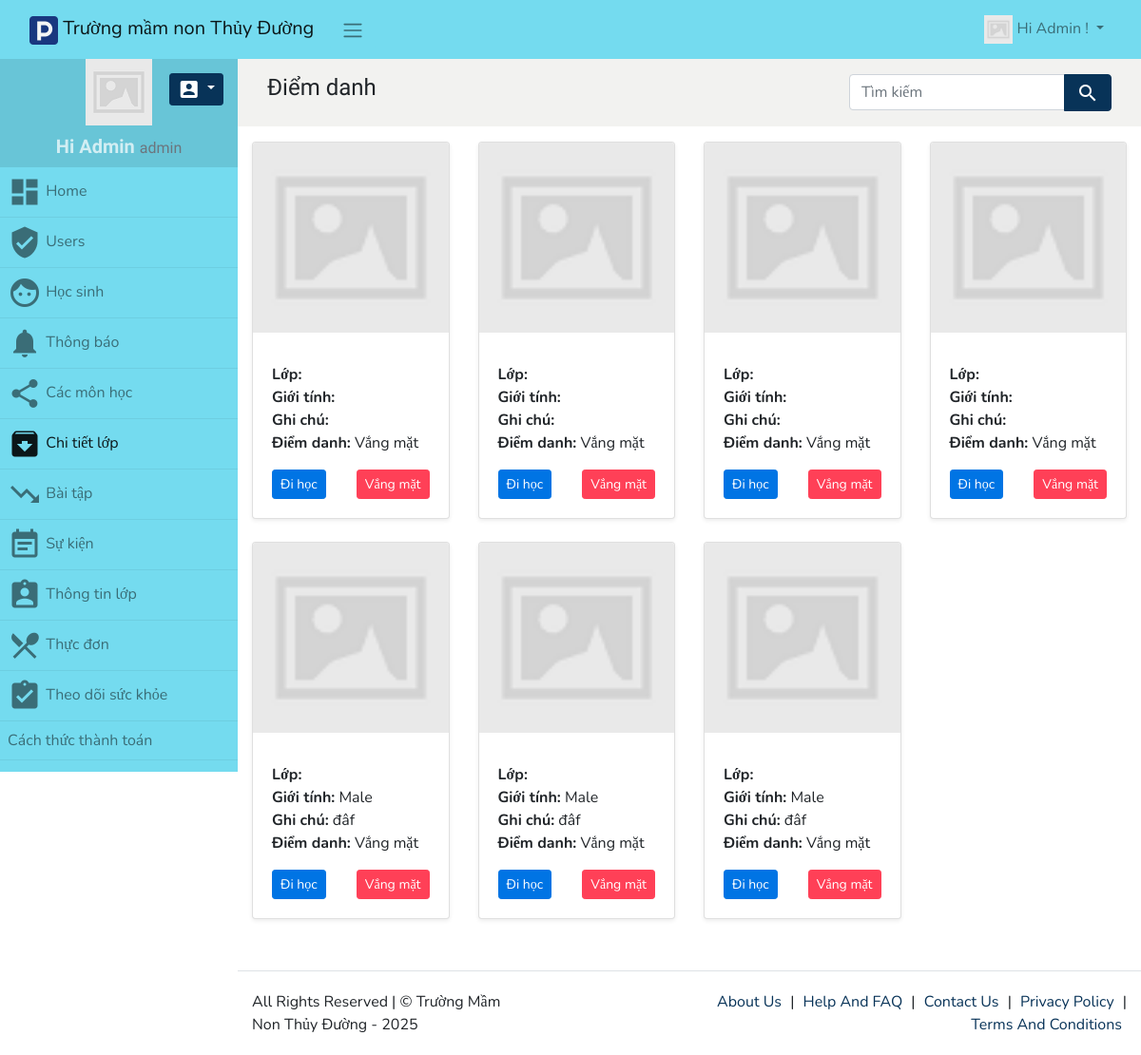
/class_detail (signed in), run on the app's committed database.
### tables this page shows
CREATE TABLE `class_detail` (
  `id` int(11) NOT NULL,
  `photo` varchar(255) NOT NULL,
  `gender` varchar(255) DEFAULT NULL,
  `class` varchar(255) DEFAULT NULL,
  `note` varchar(255) DEFAULT NULL,
  `attendance` enum('yes','no') DEFAULT 'no',
  `id_student` int(11) DEFAULT NULL,
  `assigned_teacher` varchar(255) NOT NULL,
  `student_name` varchar(255) NOT NULL,
  `id_class` int(11) DEFAULT NULL,
  `year` int(11) DEFAULT NULL
);

### app/controllers/Class_detailController.php (called while the page is built, shortened)
<?php
class class_detailController extends SecureController{
	function index($fieldname = null , $fieldvalue = null){
		$request = $this->request;
		$db = $this->GetModel();
		$tablename = "class_detail";
		$fields = array("id AS id_class_detail", "id_student", "student_name","photo", "class", "gender", "assigned_teacher", "note", "attendance");
		$pagination = $this->get_pagination(MAX_RECORD_COUNT);
		if(!empty($request->orderby)){
			$db->orderBy($request->orderby, (!empty($request->ordertype) ? $request->ordertype : ORDER_TYPE));
		}else{
			$db->orderBy("id", ORDER_TYPE);
		}
		$tc = $db->withTotalCount();
		$records = $db->get($tablename, $pagination, $fields);
		$records_count = count($records);
		$total_records = intval($tc->totalCount);
		$page_limit = $pagination[1];
		$total_pages = ceil($total_records / $page_limit);
		$data = new stdClass;
		$data->records = $records;
		$data->record_count = $records_count;
		$data->total_records = $total_records;
		$data->total_page = $total_pages;
		$this->render_view("class_detail/list.php", $data);
	}
}

### index.php (called while the page is built, shortened)
<?php
	function autoloadModel($className) {
		$filename = MODELS_DIR . $className . ".php";
	}
	require(HELPERS_DIR . 'Functions.php');
	require(SYSTEM_DIR . 'BaseController.php');
	require(SYSTEM_DIR . 'BaseView.php');
	$page = new Router;
	$page->init();

### app/models/PDODb.php (called while the page is built, shortened)
<?php
class PDODb
{
    private $connectionParams = array(
        'type' => 'mysql',
        'host' => null,
        'username' => null,
        'password' => null,
        'dbname' => null,
        'port' => null,
        'charset' => null
    );
    private $groupBy = array();
    private $orderBy = array();
    private $pdo;
    private $prefix = '';
    private $query = '';
    private $queryOptions = array();
    private $returnType = PDO::FETCH_ASSOC;
    private $useGenerator = false;
    public function __construct($type, $host = null, $username = null, $password = null, $dbname = null, $port = null, $charset = null)
    {
        if (is_array($type)) {
            $this->connectionParams = $type;
        }
		elseif (is_object($type)) {
            $this->pdo = $type;
        }
		else {
            foreach ($this->connectionParams as $key => $param) {
                if (isset($$key) && !is_null($$key)) {
                    $this->connectionParams[$key] = $$key;
                }
            }
        }
		if(!empty($this->connectionParams['type'])){
			$dbType = strtolower($this->connectionParams['type']);
		}
    }
    public function connect()
    {
		$dbType = strtolower($this->connectionParams['type']);
		if($dbType == 'sqlite'){
			$this->fieldQuote = '"';
			$connectionString = 'sqlite:'.$this->connectionParams['dbname'];
			$this->pdo = new PDO($connectionString);
		}
		else{
			$connectionString = $this->connectionParams['type'].':';
			$connectionParams = ['host', 'dbname', 'port'];
			foreach ($connectionParams as $connectionParam) {
				if (!empty($this->connectionParams[$connectionParam])) {
					$connectionString .= $connectionParam.'='.$this->connectionParams[$connectionParam].';';
				}
			}
			$connectionString = rtrim($connectionString, ';');
			$options = array(
				PDO::ATTR_ERRMODE => PDO::ERRMODE_EXCEPTION,
				PDO::ATTR_PERSISTENT => false
			);
			$this->pdo = new PDO($connectionString, $this->connectionParams['username'], $this->connectionParams['password'], $options);
			$charset = $this->connectionParams['charset'];
			if(!empty($charset)){
				$this->pdo->query("SET NAMES '$charset'");
			}
		}
    }
    private function buildCondition($operator, $conditions)
    {
        if (empty($conditions)) {
            return;
        }
        $this->query .= ' '.$operator;
    }
    protected function buildGroupBy()
    {
        if (empty($this->groupBy)) {
            return;
        }
        $this->query .= " GROUP BY ";
        $this->query = rtrim($this->query, ', ')." ";
    }
    private function buildLimit($numRows)
    {
		$dbType = $this->connectionParams['type'];
		if($dbType == 'sqlsrv'){
			if (is_array($numRows)) {
				$limit = $numRows[1];
				$offset = intval($numRows[0]);
				$orderby = null;
				if(empty($this->orderBy)){
					$orderby = " ORDER BY(SELECT NULL)";
				}
				$this->query .= "$orderby OFFSET $offset ROWS FETCH NEXT $limit ROWS ONLY";
			}
		}
		else{
			if (is_array($numRows)) {
				$this->query .= ' LIMIT '.(int) $numRows[1].' OFFSET '.(int) $numRows[0];
			}
			else {
				$this->query .= ' LIMIT '.(int) $numRows;
			}
		}
	}
    private function buildOrderBy()
    {
        $this->query .= " ORDER BY ";
        foreach ($this->orderBy as $prop => $value) {
            if (strtolower(str_replace(" ", "", $prop)) == 'rand()') {
                $this->query .= "RAND(), ";
            } else {
                $this->query .= $prop." ".$value.", ";
            }
        }
        $this->query = rtrim($this->query, ', ')." ";
    }
    private function buildQuery($numRows, $tableData = null)
    {
		$this->params = [];
        return $this->prepare();
    }
    private function buildResult($stmt)
    {
		if ($stmt->columnCount () == 0){
			return $stmt->rowCount();
		}
		else{
			if ($this->useGenerator) {
				return $this->buildResultGenerator($stmt);
			}
			else {
				return $stmt->fetchAll($this->returnType);
			}
		}
    }
    private function getTableName($tableName)
    {
        return strpos($tableName, '.') !== false ? $tableName : $this->prefix.$tableName;
    }
    public function get($tableName, $numRows = null, $columns = '*')
    {
        $column = is_array($columns) ? implode(', ', $columns) : $columns;
		$dbType = $this->connectionParams['type'];
		$queryOptions = implode(' ', $this->queryOptions);
		$sqlsrvTop = "";
        $this->query = "SELECT $queryOptions $sqlsrvTop $column FROM " . $this->getTableName($tableName);
		$stmt = $this->buildQuery($numRows);
        $stmt->execute();
        $result = $this->buildResult($stmt);
        return $result;
    }
    public function orderBy($orderByField, $orderbyDirection = "DESC", $customFields = null)
    {
        $orderbyDirection = strtoupper(trim($orderbyDirection));
        $orderByField     = preg_replace("/[^-a-z0-9\.\(\),_`\*\'\"]+/i", '', $orderByField);
        $orderByField = preg_replace("/(\`)([`a-zA-Z0-9_]*\.)/", '\1'.$this->prefix.'\2', $orderByField);
        $this->orderBy[$orderByField] = $orderbyDirection;
        return $this;
    }
    public function pdo()
    {
        if (!$this->pdo) {
            $this->connect();
        }
        return $this->pdo;
    }
    private function prepare()
    {
		$query = $this->query;
        $stmt = $this->pdo()->prepare($query);
        return $stmt;
    }
    private function reset()
    {
        $this->groupBy         = [];
        $this->orderBy         = [];
        $this->query           = '';
        $this->queryOptions    = [];
    }
    public function setQueryOption($options)
    {
        if (!is_array($options)) {
            $options = [$options];
        }
        foreach ($options as $option) {
            $option = strtoupper($option);
            if ($option == 'MYSQLI_NESTJOIN') {
                $this->nestJoin = true;
            } elseif ($option == 'FOR UPDATE') {
                $this->forUpdate = true;
            } elseif ($option == 'LOCK IN SHARE MODE') {
                $this->lockInShareMode = true;
            } else {
                $this->queryOptions[] = $option;
            }
        }
        return $this;
    }
}

### libs/ACL.php (called while the page is built, shortened)
<?php
class ACL
{
	public static $exclude_page_check = array("", "index", "home", "account", "info", "masterdetail");
	public static function GetPageAccess($path)
	{
		$rp = self::$role_pages;
		if ($rp == "*") {
			return AUTHORIZED;
		} else {
			$path = strtolower(trim($path, '/'));
			$arr_path = explode("/", $path);
			$page = strtolower($arr_path[0]);
			if (in_array($page, self::$exclude_page_check)) {
				return AUTHORIZED;
			}
			$user_role = strtolower(USER_ROLE);
			if (array_key_exists($user_role, $rp)) {
				$action = (!empty($arr_path[1]) ? $arr_path[1] : "list");
				if ($rp[$user_role] == "*" || (!empty($rp[$user_role][$page]) && $rp[$user_role][$page] == "*")) {
					return AUTHORIZED;
				} else {
					if (!empty($rp[$user_role][$page]) && in_array($action, $rp[$user_role][$page])) {
						return AUTHORIZED;
					}
				}
				return FORBIDDEN;
			} else {
				return NOROLE;
			}
		}
	}
	public static function is_allowed($path)
	{
		return (self::GetPageAccess($path) == AUTHORIZED);
	}
}

### app/views/partials/class_detail/list.php (the view, shortened to what this page needs)
<?php
$page_element_id = "list-page-" . random_str();
$current_page = $this->set_current_page_link();
$view_data = $this->view_data;
$records = $view_data->records;
$show_header = $this->show_header;
?>
<section class="page" id="<?php echo $page_element_id; ?>" data-page-type="list" data-display-type="grid"
    data-page-url="<?php print_link($current_page); ?>">
    <?php
    if( $show_header == true ){
    ?>
    <div class="bg-light p-3 mb-3">
        <div class="container-fluid">
            <div class="row ">
                <div class="col ">
                    <h4 class="record-title">Điểm danh</h4>
                </div>
                <div class="col-sm-4 ">
                    <form class="search" action="<?php print_link('class_detail'); ?>" method="get">
                        <div class="input-group">
                            <input value="<?php echo get_value('search'); ?>" class="form-control" type="text"
                                name="search" placeholder="Tìm kiếm" />
                            <div class="input-group-append">
                                <button class="btn btn-primary"><i class="material-icons">search</i></button>
                            </div>
                        </div>
                    </form>
                </div>
            </div>
        </div>
    </div>
    <?php
        }
        ?>
    <div class="container">
        <div class="row">
            <?php
        foreach ($records as $data):
        ?>
            <div class="col-md-4 col-lg-3 mb-4">
                <div class="card shadow-sm h-100">
                    <img src="<?= $data['photo'] ?? 'uploads/default-avatar.png' ?>" class="card-img-top"
                        alt="Ảnh học sinh" style="height: 200px; object-fit: cover;">
                    <div class="card-body">
                        <p class="card-text">
                            <strong>Lớp:</strong> <?= $data['class'] ?? '' ?><br>
                            <strong>Giới tính:</strong> <?= $data['gender'] ?? '' ?><br>
                            <strong>Ghi chú:</strong> <?= $data['note'] ?? '' ?><br>
                            <strong>Điểm danh:</strong>
                            <?= $data['attendance'] == 'yes' ? 'Có mặt' : ($data['attendance'] == 'no' ? 'Vắng mặt' : 'Chưa điểm danh') ?>
                        </p>
                        <div class="d-flex justify-content-between">
                            <?php include(__DIR__ . "/yes.php"); ?>
                            <?php include(__DIR__ . "/no.php"); ?>
                        </div>
                    </div>
                </div>
            </div>
            <?php endforeach; ?>
        </div>
    </div>

### app/views/partials/class_detail/yes.php
<?php if (!empty($data['id_class_detail']) && ACL::is_allowed("class_detail/attendance_yes")): ?>
    <a href="<?= SITE_ADDR ?>class_detail/mark_attendance/<?= $data['id_class_detail'] ?>/yes"
       class="btn btn-success btn-sm"
       title="Đi học">
       Đi học
    </a>
<?php endif; ?>

### app/views/partials/class_detail/no.php
<?php if (!empty($data['id_class_detail']) && ACL::is_allowed("class_detail/attendance_no")): ?>
<a href="<?= SITE_ADDR ?>class_detail/mark_attendance/<?= $data['id_class_detail'] ?>/no" class="btn btn-danger btn-sm"
    title="Vắng mặt">
    Vắng mặt
</a>
<?php endif; ?>

### assets/css/custom-style.css (style rules this page uses)
body { margin: 0; padding: 0; overflow-x: hidden; }
h1, h2, h3, h4, h5 { margin: 0; padding: 0; }
body { padding-top:50px; }

### data on the page
class_detail: attendance "Vắng mặt"
class_detail: attendance "Vắng mặt"
class_detail: attendance "Vắng mặt"
class_detail: attendance "Vắng mặt"
class_detail: gender "Male", note "đâf", attendance "Vắng mặt"
class_detail: gender "Male", note "đâf", attendance "Vắng mặt"
class_detail: gender "Male", note "đâf", attendance "Vắng mặt"

### other printed values
SITE_NAME "Trường mầm non Thủy Đường"
USER_NAME "Admin"
ACL::$user_role "admin"
$menuobj['label'] "Home"
$menuobj['label'] "Users"
$menuobj['label'] "Học sinh"
$menuobj['label'] "Thông báo"
$menuobj['label'] "Các môn học"
$menuobj['label'] "Chi tiết lớp"
$menuobj['label'] "Bài tập"
$menuobj['label'] "Sự kiện"
$menuobj['label'] "Thông tin lớp"
$menuobj['label'] "Thực đơn"
$menuobj['label'] "Theo dõi sức khỏe"
$menuobj['label'] "Cách thức thành toán"
